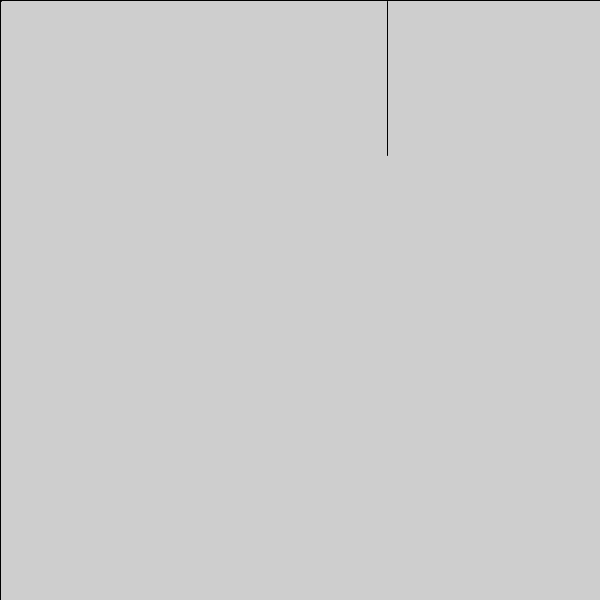
Frame 1 (no input)
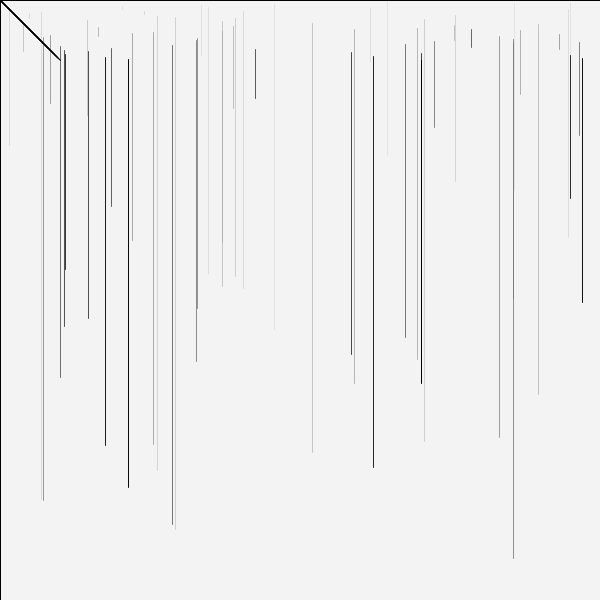
Frame 60 (the mouse pressed at the canvas centre just before this capture)
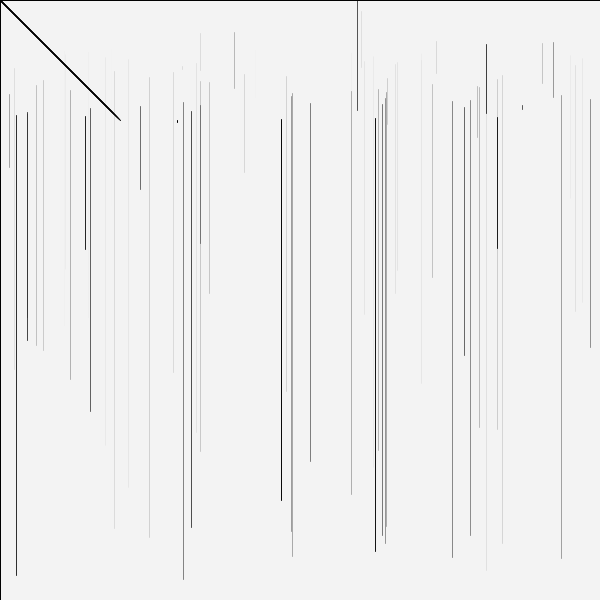
Frame 120 (the mouse held since frame 60 and released just before this capture)

The Processing sketch that drew these frames (run headless with seeded random() and noise(); from frame 60 on, the mouse is pressed at the canvas centre):

// Processing sketch: processing_119647
// ── processing_119647.pde

//Prog. dinamica

float x1,x2;
float y1,y2;

void setup()
{
//Info declarada una vez
size(600,600);
}

void draw()
{
//Info declarada que pinta cada frame
fill(255, 10);
rect(0,0,width,height); //rectangulo de tamaño size
x1=x1+1;
x2=x2-1;
y1=y1+1;
y2=y2-1;
line(x1,y1,x2,y2);
float x3=random(600);
float y3=random(600);
line(x3,y1,x3,y3);
}
